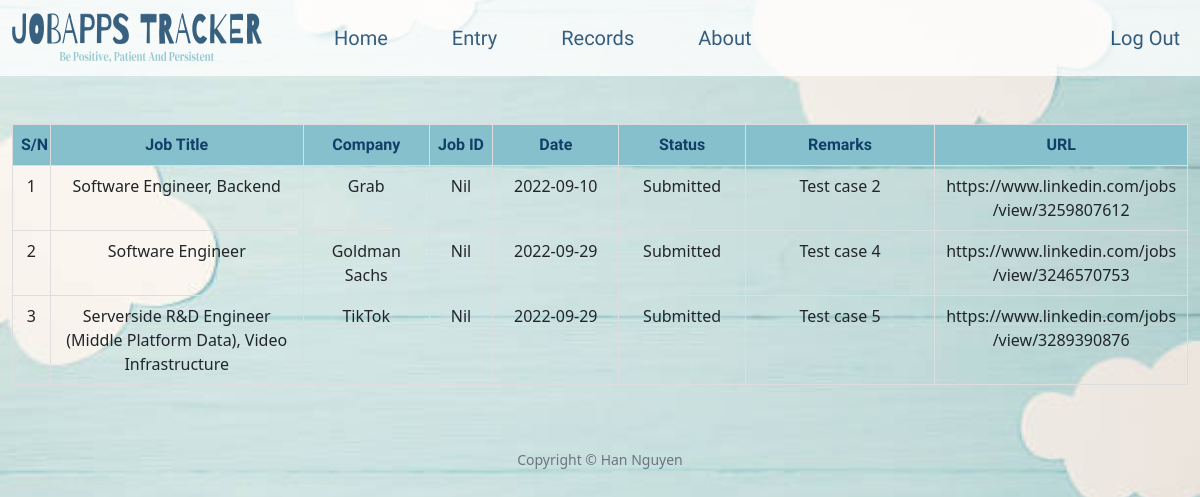
The app's page /history (signed in) with its own data.
### tables this page shows
CREATE TABLE applications_tracker (id INTEGER PRIMARY KEY AUTOINCREMENT NOT NULL, user_id INTEGER, job_title TEXT NOT NULL, company TEXT NOT NULL, job_id TEXT NOT NULL, application_date TEXT NOT NULL, application_status TEXT NOT NULL, remarks TEXT NOT NULL, url TEXT NOT NULL, value_id INTEGER, FOREIGN KEY (user_id) REFERENCES users (id) ON DELETE CASCADE ON UPDATE NO ACTION);

### app.py (the view)
@app.route("/history")
@login_required
def history():
    history = db.execute("SELECT * FROM applications_tracker WHERE user_id = ?", session.get("user_id"))
    if len(history) == 0:
        return apology("No applications submitted", 403)
    return render_template("history.html", history=history)

### app.py (called while the page is built)
@app.after_request
def after_request(response):
    response.headers["Cache-Control"] = "no-cache, no-store, must-revalidate"
    response.headers["Expires"] = 0
    response.headers["Pragma"] = "no-cache"
    return response

### helpers.py (called while the page is built)
def login_required(f):
    @wraps(f)
    def decorated_function(*args, **kwargs):
        if session.get("user_id") is None:
            return redirect("/login")
        return f(*args, **kwargs)
    return decorated_function

### templates/history.html (shortened to what this page needs)
{% extends "layout.html" %}
{% block main %}
    <table id="table" class="table" >
        <tr>
            <th width="3%" style="background-color: #87C0CD">S/N</th>
            <th width="20%" style="background-color: #87C0CD">Job Title</th>
            <th width="10%" style="background-color: #87C0CD">Company</th>
            <th width="5%" style="background-color: #87C0CD">Job ID</th>
            <th width="10%" style="background-color: #87C0CD">Date</th>
            <th width="10%" style="background-color: #87C0CD">Status</th>
            <th width="15%" style="background-color: #87C0CD">Remarks</th>
            <th width="20%" style="background-color: #87C0CD">URL</th>
        </tr>
        {% for entry in history %}
        <tr>
            <td width="3%"></td>
            <td width="20%" contenteditable="true" id="job_title">{{ entry["job_title"] }}</td>
            <td width="10%" contenteditable="true" id="company">{{ entry["company"] }}</td>
            <td width="5%" contenteditable="true" id="job_id">{{ entry["job_id"] }}</td>
            <td width="10%" contenteditable="true" id="application_date">{{ entry["application_date"] }}</td>
            <td width="10%" contenteditable="true" id="application_status">{{ entry["application_status"] }}</td>
            <td width="15%" contenteditable="true" id="remarks">{{ entry["remarks"] }}</td>
            <td width="20%" contenteditable="true" id="url">{{ entry["url"] }}</td>
        </tr>
        {% endfor %}
    </table>
{% endblock %}

### templates/layout.html (shortened to what this page needs)
<!DOCTYPE html>
<html lang="en">
    <head>
        <link href="https://cdn.jsdelivr.net/npm/bootstrap@5.2.1/dist/css/bootstrap.min.css" rel="stylesheet">
        <link href="/static/styles.css" rel="stylesheet">
    </head>
    <body>
        <nav class="navbar navbar-expand-md navbar-light" id="navbar">
            <div class="container-fluid">
                <a class="navbar-brand" href="/history">
                    <img src="/static/logo.png" width="250" height="50" alt="">
                </a>
                <div class="collapse navbar-collapse">
                    {% if session["user_id"] %}
                        <ul class="navbar-nav me-auto mt-0">
                            <li class="nav-item"><a class="nav-link ms-5 me-5 fs-5 fw-light formatted" href="/home">Home</a></li>
                            <li class="nav-item"><a class="nav-link me-5 fs-5 fw-light formatted" href="/entry">Entry</a></li>
                            <li class="nav-item"><a class="nav-link me-5 fs-5 fw-light formatted" href="/history">Records</a></li>
                            <li class="nav-item"><a class="nav-link me-5 fs-5 fw-light formatted" href="/about">About</a></li>
                        </ul>
                        <ul class="navbar-nav ms-auto mt-0">
                            <li class="nav-item"><a class="nav-link fs-5 fw-light formatted" href="/logout">Log Out</a></li>
                        </ul>
                    {% else %}
                        <ul class="navbar-nav ms-auto mt-0">
                            <li class="nav-item"><a class="nav-link fs-5 fw-light formatted" href="/register">Register</a></li>
                            <li class="nav-item"><a class="nav-link fs-5 fw-light formatted" href="/login">Log In</a></li>
                        </ul>
                    {% endif %}
                </div>
            </div>
        </nav>
        <main class="container-fluid py-5 text-center">
            {% block main %}{% endblock %}
        </main>
        <footer class="mb-5 small text-center text-muted">
            Copyright &#169; Han Nguyen
        </footer>
    </body>
</html>

### static/styles.css (style rules this page uses)
#navbar { background-color:#FFFFFF; opacity: 0.8; filter:(opacity=80); height: 100%; margin: 0; }
body { background-image: url("background_image.jpeg"); background-position: center; height: 100%; background-repeat: repeat-y; background-size: cover; }
table tr:nth-child(2) { counter-reset: rowNumber; }
table tr { counter-increment: rowNumber; }
table tr td:first-child::before { content: counter(rowNumber); }
th { text-align: center; font-family: 'Barrio'; color: #113F67; border: 1px solid #ddd; padding: 8px; }
td { text-align: center; border: 1px solid #ddd; padding: 8px; }
table { table-layout: fixed; width: 100%; border-collapse: collapse; }
a.formatted { color: #113F67; font-family: 'Barrio'; }

### records on screen
applications_tracker: job_title "Software Engineer, Backend", company "Grab", job_id "Nil", application_date "2022-09-10", application_status "Submitted", remarks "Test case 2", url "https://www.linkedin.com/jobs/view/3259807612"
applications_tracker: job_title "Software Engineer", company "Goldman Sachs", job_id "Nil", application_date "2022-09-29", application_status "Submitted", remarks "Test case 4", url "https://www.linkedin.com/jobs/view/3246570753"
applications_tracker: job_title "Serverside R&D Engineer (Middle Platform Data), Video Infrastructure", company "TikTok", job_id "Nil", application_date "2022-09-29", application_status "Submitted", remarks "Test case 5", url "https://www.linkedin.com/jobs/view/3289390876"
